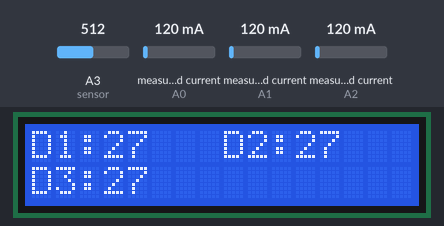
This sketch was run on a simulated Arduino Uno, built with avr-gcc and run on an emulated ATmega328P. Parts: 16×2 character LCD. The test bench sets the inputs (shaded band); at power-on: measured current (sensors on A0, A1, A2) 120 mA, A3 (sensor) = 512. What the sketch prints to the serial monitor is not drawn.

Above: at 1.2 s.
1.3 s: measured current (sensor on A0) set to 40 mA
At 12.6 s:
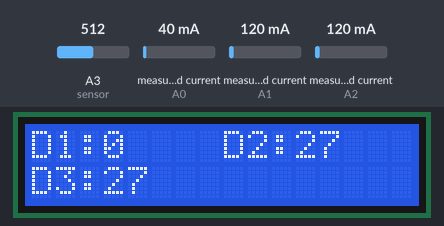
12.9 s: measured current (sensor on A1) set to 40 mA
At 23.8 s:
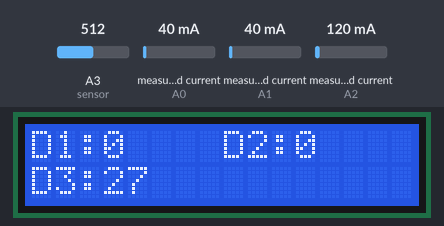
24.1 s: measured current (sensor on A2) set to 40 mA
At 34.9 s:
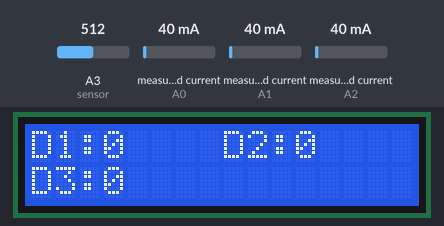
35.3 s: measured current (sensor on A0) set to 500 mA
At 46.1 s:
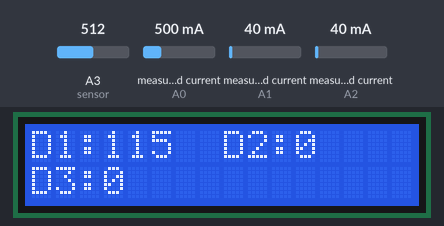
46.5 s: measured current (sensor on A1) set to 500 mA
At 57.2 s:
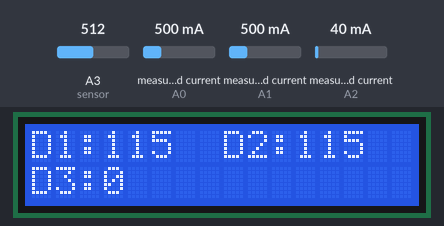
57.7 s: measured current (sensor on A2) set to 500 mA
At 68.5 s:
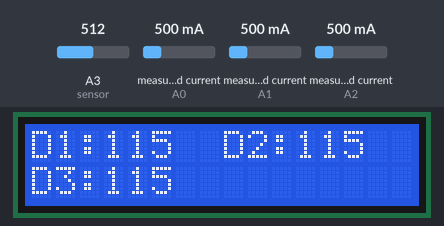
Timing chart, 0 to 70.0 s (numbered marks = the images above; inputs shaded):
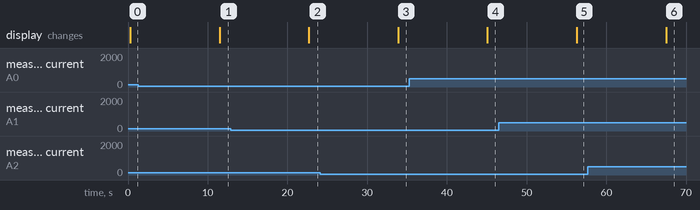

The sketch:

Fetch_sensor_readings_and_send.ino
```cpp
#include "ACS712.h" //5AMPA
#include <Wire.h>
#include <LiquidCrystal_I2C.h>

LiquidCrystal_I2C lcd(0x27,16,2);
double sensorValue1 = 0;
double sensorValue2 = 0;
int crosscount = 0;
int climb_flag = 0;
int val[100];   // Array to store sensor values
int max_v = 0;
double VmaxD = 0;  // Max voltage
double VeffD = 0;  // Effective voltage
double Veff = 0;   // Resulting voltage
ACS712 sensor(ACS712_05B, A0);
ACS712 senso(ACS712_05B, A1);
ACS712 sens(ACS712_05B, A2);
float U = 230;
// Setup function: Initializes the program
void setup() {
  Serial.begin(115200);  // Initialize serial communication at 9600 baud
  lcd.init();
  lcd.backlight();
  lcd.setCursor(3,0);
  lcd.print(" Power");
  sensor.calibrate();
  senso.calibrate();
  sens.calibrate();
}

// Loop function: Main program logic runs repeatedly
void loop() {
  // Read and process sensor values
  for (int i = 0; i < 100; i++) {
    sensorValue1 = analogRead(A3);  // Read analog sensor value from A0
    if (analogRead(A3) > 511) {
      val[i] = sensorValue1;  // Store sensor value in the array if it's greater than 511
    } else {
      val[i] = 0;  // Otherwise, set the value to 0
    }
    delay(1);  // Short delay for stability
  }

  // Find the maximum sensor value in the array
  max_v = 0;
  for (int i = 0; i < 100; i++) {
    if (val[i] > max_v) {
      max_v = val[i];  // Update max_v if a higher value is found
    }
    val[i] = 0;  // Reset the array element to 0
  }

  // Calculate effective voltage based on the maximum sensor value
  if (max_v != 0) {
    VmaxD = max_v;  // Set VmaxD to the maximum sensor value
    VeffD = VmaxD / sqrt(2);  // Calculate effective voltage (RMS) from VmaxD
    Veff = (((VeffD - 420.76) / -90.24) * -210.2) + 210.2;  // Apply calibration and scaling to Veff
  } else {
    Veff = 0;  // If no maximum value, set Veff to 0
  }

  // Print the calculated voltage to the serial monitor
  float I = sensor.getCurrentAC();
  float J = senso.getCurrentAC();
  float K = sens.getCurrentAC();
  if(I<0.09)
  {
    I=0;
  }
   if(J<0.09)
  {
    J=0;
  }
   if(K<0.09)
  {
    K=0;
  }
  int P = U * I;
  int P1 = U * J;
  int P2 = U * K;
  lcd.clear();
  lcd.setCursor(0,0);
  lcd.print("D1:");
  lcd.print(P,1);
  lcd.setCursor(8,0);
  lcd.print("D2:");
  lcd.print(P1,1);
  lcd.setCursor(0,1);
  lcd.print("D3:");
  lcd.print(P2,1);
  // Serial.print("Voltage: ");
  // Serial.println(Veff);
  Serial.println(String("(D1,") + P + ")");
  delay(2000);
  Serial.println(String("(D2,") + P1 + ")");
  delay(2000);
  Serial.println(String("(D3,") + P2 + ")");
  delay(2000);
  VmaxD = 0;  // Reset VmaxD for the next iteration

  delay(5000);  // Delay for 100 milliseconds before the next loop
}
```

Measured:
- after the input at 1.3 s, the display: changes after 10.2 s (image 1)
- after the input at 12.9 s, the display: changes after 9.8 s (image 2)
- after the input at 24.1 s, the display: changes after 9.8 s (image 3)
- after the input at 35.3 s, the display: changes after 9.8 s (image 4)
- after the input at 46.5 s, the display: changes after 9.8 s (image 5)
- after the input at 57.7 s, the display: changes after 9.8 s (image 6)
